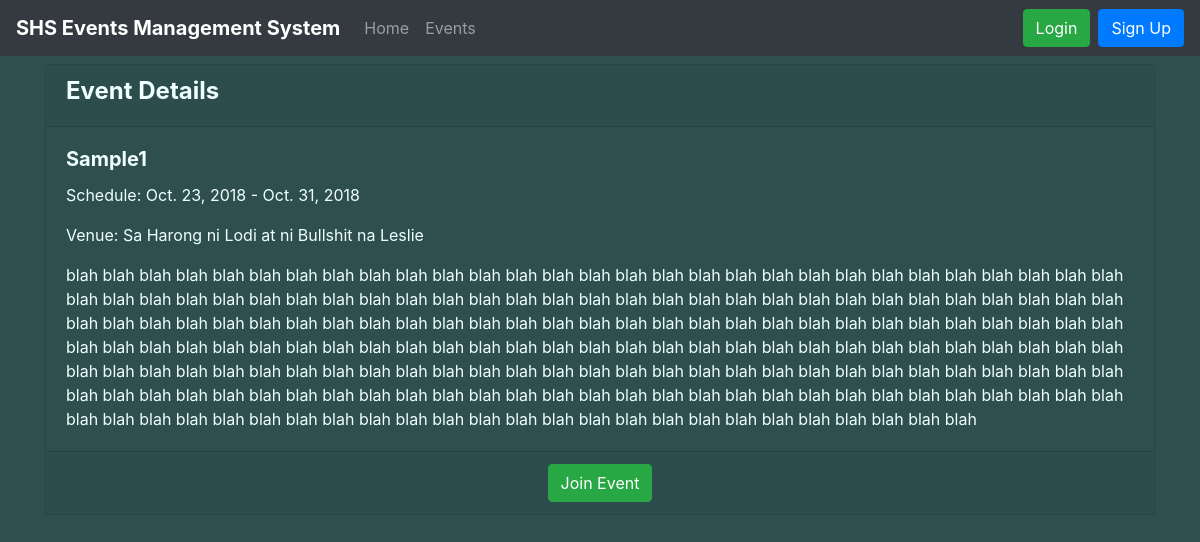
The page /events/5/ on the database its author committed.
### events/models.py (models this page shows, shortened)
class Event(models.Model):
    name = models.CharField("Name of Event", max_length=50)
    description = models.TextField("Description", max_length=1000, blank=True)
    max_slots = models.IntegerField("Max Slots", blank=True, null=True)
    date_from = models.DateField("Start Date", null=True)
    date_to = models.DateField("End Date", null=True)
    time_from = models.TimeField("Start Time", null=True)
    time_to = models.TimeField("End Time", null=True)
    venue = models.CharField("Venue", max_length=200, default = '')
    creator = models.ForeignKey(to='users.Participant', on_delete = models.CASCADE, null = True)

### events/views.py (the view)
# urls.py: path("events/<int:pk>/", EventDetailView.as_view(), name="event_detail")
class EventDetailView(DetailView):
    model = Event
    template_name = "event_detail.html"
    context_object_name = "event"

### templates/event_detail.html (shortened to what this page needs)
{% extends 'base.html' %}
{% block content %}
    <div class="card mt-2" style="background-color:darkslategray">
        <div class="card-header">
            <h4><strong>Event Details</strong></h4>
        </div>
        <div class="card-body">
          <h5 class="card-title"><strong>{{ event.name }}</strong></h5>
          <p class="card-text">Schedule: {{ event.date_from }} - {{ event.date_to }}</p>
          <p class="card-text">Venue: {{ event.venue }}</p>
          <p class="card-text">{{ event.description }}</p>
        </div>
        <div class="card-footer">
            <center>
                <a href="{% url 'join_event' event.pk %}"><button class="btn btn-success">Join Event</button></a>
            </center>
        </div>
    </div>
{% endblock content %}

### rows shown on the page
Event: name "Sample1", date_from "Oct. 23, 2018", date_to "Oct. 31, 2018", venue "Sa Harong ni Lodi at ni Bullshit na Leslie", description "blah blah blah blah blah blah blah blah blah blah blah blah blah blah blah blah blah blah blah blah blah blah blah blah blah blah blah blah blah blah blah blah blah blah blah blah blah blah blah blah blah blah blah blah blah blah blah blah blah blah blah blah blah blah blah blah blah blah blah blah blah blah blah blah blah blah blah blah blah blah blah blah blah blah blah blah blah blah blah blah blah blah blah blah blah blah blah blah blah blah blah blah blah blah blah blah blah blah blah blah blah blah blah blah blah blah blah blah blah blah blah blah blah blah blah blah blah blah blah blah blah blah blah blah blah blah blah blah blah blah blah blah blah blah blah blah blah blah blah blah…"
